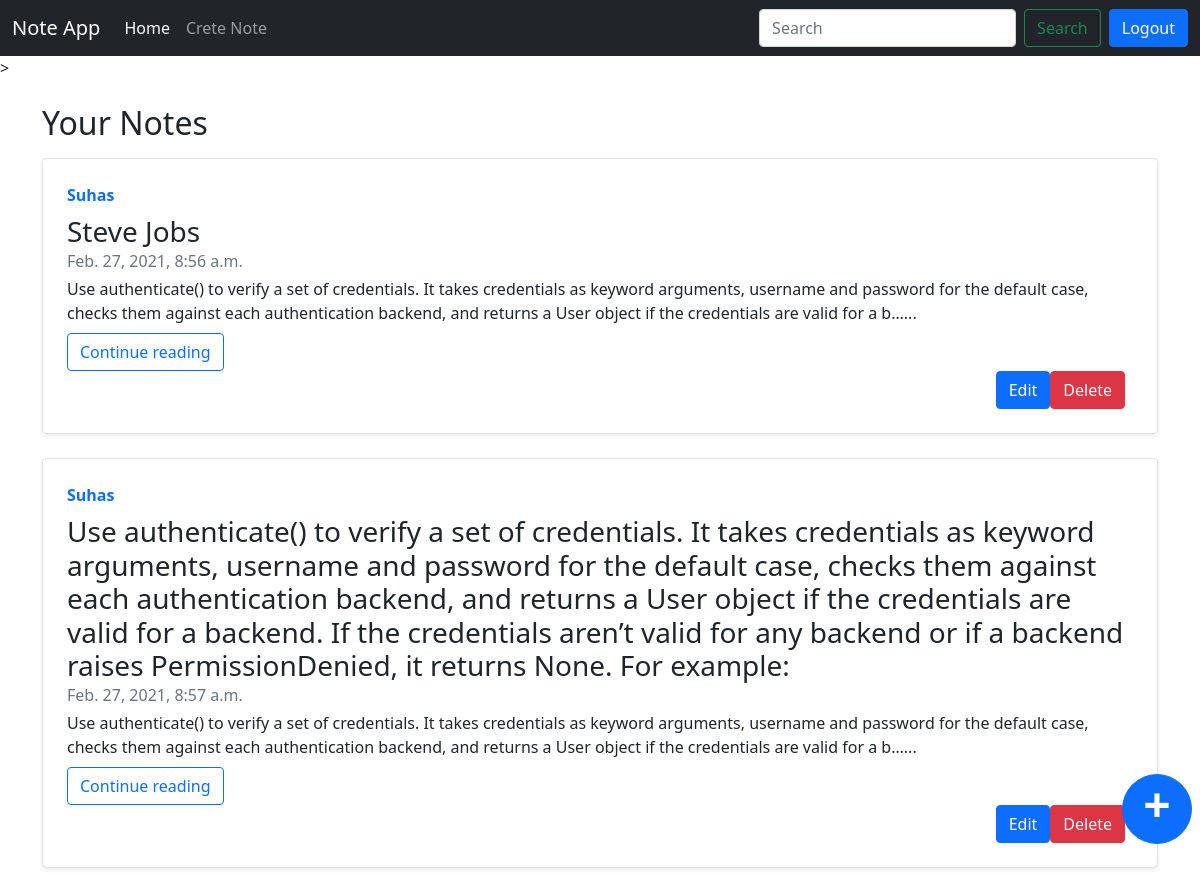
The app's page / (signed in) with its own data.
### home/models.py (models this page shows, shortened)
class Note(models.Model):
    title = models.CharField(max_length=456)
    content = models.TextField()
    summary = models.CharField(max_length=678)
    slug = models.CharField(max_length=354)
    timestamp = models.DateTimeField(auto_now_add=True, blank=True)

### home/views.py (the view)
# urls.py: 2. Add a URL to urlpatterns:  path('', Home.as_view(), name='home')
def Home(request):
    allNotes = Note.objects.all()
    context = {"allNotes": allNotes}
    return render(request, 'home.html', context)

### templates/home.html (shortened to what this page needs)
{% extends 'base.html' %}
{% block body %}
<div class="container my-4">
    <h2 class="my-3">Your Notes</h2>
{% for note in allNotes %}
<div class="row my-3 g-0 border rounded overflow-hidden flex-md-row mb-4 shadow-sm h-md-250 position-relative">
    <div class="col p-4 d-flex flex-column position-static">
        <strong class="d-inline-block mb-2 text-primary">Suhas</strong>
        <h3 class="mb-0">{{note.title}}</h3>
        <div class="mb-1 text-muted">{{note.timestamp}}</div>
        <p class="card-text mb-auto">{{note.summary | truncatechars:250 }}...</p>
        <div>
            <a href="/{{note.slug}}" class="mt-2 btn btn-outline-primary ">Continue reading</a>
        </div>
        <div>
            <form action="/delete" class="mx-2" method="POST">
                <div class="float-end">
                    <button class="btn btn-danger" type="submit">Delete</button>
                </div>
            </form>
            <form action="/edit" class="mx-2" method="POST">
                <div class="float-end">
                    <button class="btn btn-primary" type="submit">Edit</button>
                </div>
            </form>
        </div>
    </div>
</div>
{% endfor %}
<div class="fixed-bottom my-5 mx-2">
    <a href="/createNote" class="myBtn float-end btn btn-primary">+</a>
</div>
</div>
{% endblock body %}

### templates/base.html (style rules this page uses)
.myBtn { height: 70px; width: 70px; border-radius: 50%; font-weight: bold; font-size: 3rem; display: flex; align-items: center; justify-content: center; padding-bottom: 1rem; }

### records on screen
Note: title "Steve Jobs", timestamp "Feb. 27, 2021, 8:56 a.m.", summary "Use authenticate() to verify a set of credentials. It takes credentials as keyword arguments, username and password for the default case, checks them against each authentication backend, and returns a User object if the credentials are valid for a b…"
Note: title "Use authenticate() to verify a set of credentials. It takes credentials as keyword arguments, username and password for the default case, checks them against each authentication backend, and returns a User object if the credentials are valid for a backend. If the credentials aren’t valid for any backend or if a backend raises PermissionDenied, it returns None. For example:", timestamp "Feb. 27, 2021, 8:57 a.m.", summary "Use authenticate() to verify a set of credentials. It takes credentials as keyword arguments, username and password for the default case, checks them against each authentication backend, and returns a User object if the credentials are valid for a b…"
